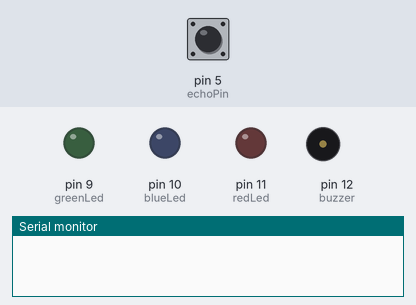
Recording of a sketch running on a simulated Arduino Uno, built with avr-gcc and run on an emulated ATmega328P. Shown: output pins drawn as LEDs (lit = HIGH), buzzer (waves = sounding, pin HIGH), the last lines printed to the serial monitor. The inputs (shaded band) are chosen by the test bench; at power-on: pin 5 (echoPin) LOW. Pins used as bus, display or sensor lines are not drawn.

Above: at 0.1 s.
At 1.2 s:
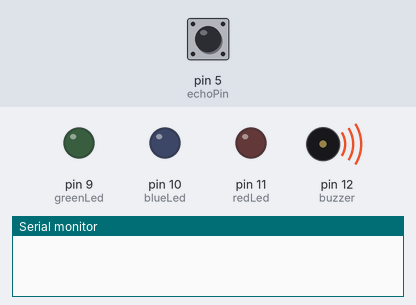
1.3 s: pin 5 (echoPin) pulsed HIGH 2 times (0.12 s each, 0.3 s apart)
At 2.2 s:
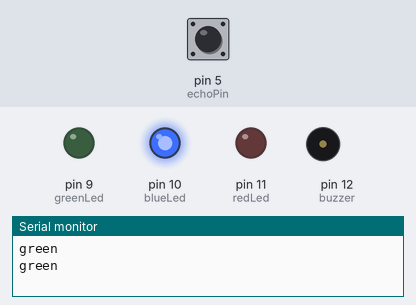
Timing chart, 0 to 10.9 s (numbered marks = the images above; inputs shaded):
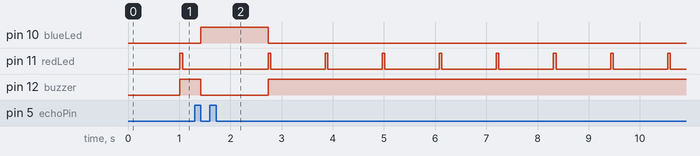

Measured:
- after the input at 1.3 s, pin 10 (blueLed): LOW → HIGH after 0.12 s, → LOW 1.3 s later; pin 12 (buzzer): HIGH → LOW after 0.12 s, → HIGH 1.3 s later
- by itself, pin 11 (redLed): alternates HIGH for 0.05 s and LOW for 1.1 s

The sketch:

proximityAlarm.ino
```cpp
const int buzzer = 12;
const int redLed = 11;
const int blueLed = 10;
const int greenLed = 9;
const int echoPin = 5;
const int trigPin = 6;

long duration;
long distance;

void setup() {
  // Initialize serial communication at 9600 bites per sec
  Serial.begin(9600);
  pinMode(buzzer, OUTPUT);
  pinMode(redLed, OUTPUT);
  pinMode(greenLed, OUTPUT);
  pinMode(blueLed, OUTPUT);
  pinMode(trigPin, OUTPUT);
  pinMode(echoPin, INPUT);

}

void loop() {
  digitalWrite(trigPin, LOW);
  delay(5);
  digitalWrite(trigPin, HIGH);
  delay(10);
  digitalWrite(trigPin, LOW);
  duration = pulseIn(echoPin, HIGH);
  distance= duration*0.034/2;

  if(distance >= 20 && distance < 30) {
    setPinLow(buzzer);
    setColor(255, 255, 0);
    Serial.println("yellow");
    return;
  }
  else if(distance >= 10 && distance < 20) {
    setPinLow(buzzer);
    setColor(255, 165, 0);
    Serial.println("orange");
    return;
  }
  else if(distance >= 5 && distance < 10) {
    setPinLow(buzzer);
    setColor(255, 0, 0);
    Serial.println("red");
    return;
  }
  else if(distance < 5) {
    digitalWrite(buzzer, HIGH);
    blink(50, 255, 0, 0);
    return;
  }
  else {
    setPinLow(buzzer);
    setColor(0, 0, 255);
    Serial.println("green");
    return;
  }
}

void setColor(int red, int green, int blue) {
  if(red > 255)   red   = 255;
  if(blue > 255)  blue  = 255;
  if(green > 255) green = 255;
  if(red < 0)     red   = 0;
  if(blue < 0)    blue  = 0;
  if(green < 0)   green = 0;

  analogWrite(redLed, red);
  analogWrite(blueLed, blue);
  analogWrite(greenLed, green);
}

void blink(int milisecs, int red, int green, int blue) {
   setColor(red, green, blue);
   delay(milisecs);
   setColor(0, 0, 0);
   delay(milisecs);
}

void setPinLow(int pin) {
  if(digitalRead(pin) == HIGH) digitalWrite(pin, LOW);
}
```
